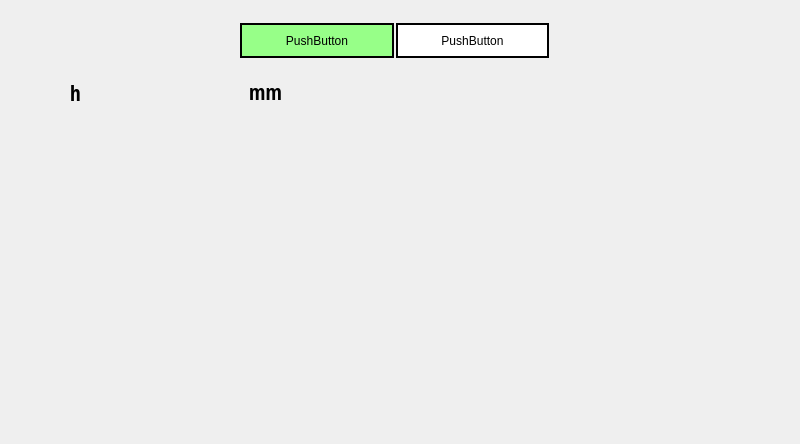
<?xml version="1.0" encoding="UTF-8"?>
<ui version="4.0">
 <class>MainWindow</class>
 <widget class="QMainWindow" name="MainWindow">
  <property name="geometry">
   <rect>
    <x>0</x>
    <y>0</y>
    <width>800</width>
    <height>444</height>
   </rect>
  </property>
  <property name="windowTitle">
   <string>MainWindow</string>
  </property>
  <widget class="QWidget" name="centralwidget">
   <property name="enabled">
    <bool>true</bool>
   </property>
   <property name="layoutDirection">
    <enum>Qt::LeftToRight</enum>
   </property>
   <widget class="QLabel" name="label">
    <property name="geometry">
     <rect>
      <x>40</x>
      <y>70</y>
      <width>250</width>
      <height>45</height>
     </rect>
    </property>
    <property name="text">
     <string/>
    </property>
    <property name="pixmap">
     <pixmap>imgs/normal.jpg</pixmap>
    </property>
   </widget>
   <widget class="QLineEdit" name="lineEdit">
    <property name="geometry">
     <rect>
      <x>115</x>
      <y>72</y>
      <width>126</width>
      <height>41</height>
     </rect>
    </property>
    <property name="font">
     <font>
      <family>Open Sans Condensed</family>
      <pointsize>16</pointsize>
      <weight>50</weight>
      <bold>false</bold>
     </font>
    </property>
    <property name="styleSheet">
     <string notr="true">border: 0;
background-color: rgba(0,0,0,0);</string>
    </property>
    <property name="maxLength">
     <number>10</number>
    </property>
   </widget>
   <widget class="QLabel" name="label_2">
    <property name="geometry">
     <rect>
      <x>240</x>
      <y>71</y>
      <width>51</width>
      <height>41</height>
     </rect>
    </property>
    <property name="font">
     <font>
      <family>Open Sans Condensed</family>
      <pointsize>16</pointsize>
     </font>
    </property>
    <property name="text">
     <string>mm</string>
    </property>
    <property name="alignment">
     <set>Qt::AlignCenter</set>
    </property>
   </widget>
   <widget class="QLabel" name="label_3">
    <property name="geometry">
     <rect>
      <x>40</x>
      <y>77</y>
      <width>71</width>
      <height>31</height>
     </rect>
    </property>
    <property name="sizePolicy">
     <sizepolicy hsizetype="Preferred" vsizetype="Preferred">
      <horstretch>0</horstretch>
      <verstretch>0</verstretch>
     </sizepolicy>
    </property>
    <property name="font">
     <font>
      <family>Open Sans Condensed</family>
      <pointsize>16</pointsize>
     </font>
    </property>
    <property name="text">
     <string>h</string>
    </property>
    <property name="alignment">
     <set>Qt::AlignCenter</set>
    </property>
   </widget>
   <widget class="QWidget" name="layoutWidget">
    <property name="geometry">
     <rect>
      <x>240</x>
      <y>20</y>
      <width>309</width>
      <height>41</height>
     </rect>
    </property>
    <layout class="QHBoxLayout" name="horizontalLayout">
     <property name="spacing">
      <number>2</number>
     </property>
     <item>
      <widget class="QPushButton" name="pushButton">
       <property name="minimumSize">
        <size>
         <width>150</width>
         <height>35</height>
        </size>
       </property>
       <property name="styleSheet">
        <string notr="true">background-color: #97ff88;
border: 1.5px solid #000;</string>
       </property>
       <property name="text">
        <string>PushButton</string>
       </property>
      </widget>
     </item>
     <item>
      <widget class="QPushButton" name="pushButton_2">
       <property name="minimumSize">
        <size>
         <width>150</width>
         <height>35</height>
        </size>
       </property>
       <property name="styleSheet">
        <string notr="true">background-color: #fff;
border: 1.5px solid #000;</string>
       </property>
       <property name="text">
        <string>PushButton</string>
       </property>
      </widget>
     </item>
    </layout>
   </widget>
   <widget class="QWidget" name="widget" native="true">
    <property name="geometry">
     <rect>
      <x>100</x>
      <y>150</y>
      <width>120</width>
      <height>80</height>
     </rect>
    </property>
   </widget>
  </widget>
 </widget>
 <resources/>
 <connections/>
</ui>
